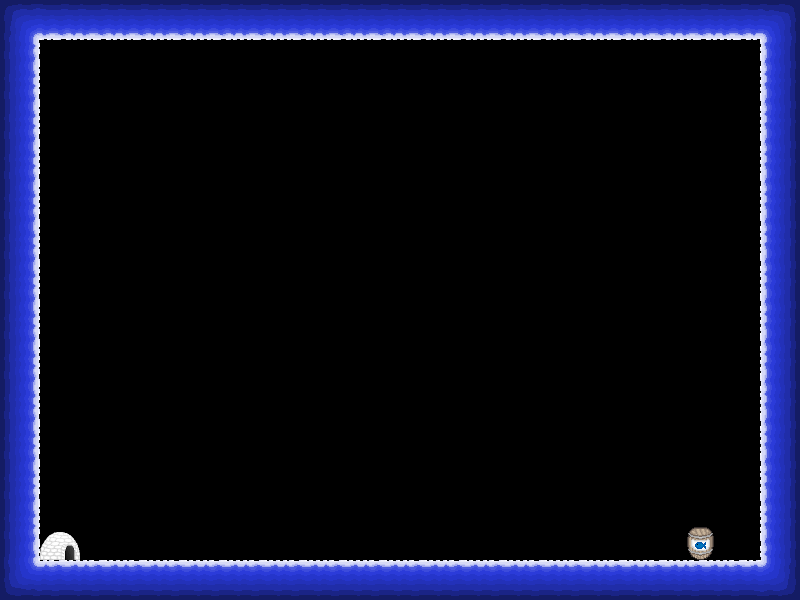

A level layout from a 2D game, rendered from its tile map. Below: a short description, then the map file with tile-grid data replaced by summaries:
An orthogonal 20x15 tile map with 40x40 px tiles, 1 tile layer (Kachelebene 1), 4 tilesets.

<map version="1.0" orientation="orthogonal" width="20" height="15" tilewidth="40" tileheight="40">
 <tileset firstgid="1" name="Objekte" tilewidth="40" tileheight="40">
  <image source="Objekte.png" width="160" height="120" />
  <tile id="0">
   <properties>
    <property name="die" value="true" />
    <property name="id" value="14" />
   </properties>
  </tile>
  <tile id="1">
   <properties>
    <property name="die" value="true" />
    <property name="id" value="15" />
   </properties>
  </tile>
  <tile id="2">
   <properties>
    <property name="die" value="true" />
    <property name="id" value="16" />
   </properties>
  </tile>
  <tile id="3">
   <properties>
    <property name="die" value="true" />
    <property name="id" value="17" />
   </properties>
  </tile>
  <tile id="4">
   <properties>
    <property name="id" value="18" />
    <property name="level" value="true" />
   </properties>
  </tile>
  <tile id="5">
   <properties>
    <property name="id" value="19" />
    <property name="level" value="true" />
   </properties>
  </tile>
  <tile id="6">
   <properties>
    <property name="id" value="20" />
    <property name="level" value="true" />
   </properties>
  </tile>
  <tile id="7">
   <properties>
    <property name="id" value="21" />
    <property name="level" value="true" />
   </properties>
  </tile>
  <tile id="8">
   <properties>
    <property name="fish" value="true" />
    <property name="id" value="22" />
   </properties>
  </tile>
  <tile id="9">
   <properties>
    <property name="fish" value="true" />
    <property name="id" value="23" />
   </properties>
  </tile>
  <tile id="10">
   <properties>
    <property name="fish" value="true" />
    <property name="id" value="24" />
   </properties>
  </tile>
  <tile id="11">
   <properties>
    <property name="fish" value="true" />
    <property name="id" value="25" />
   </properties>
  </tile>
 </tileset>
 <tileset firstgid="13" name="Personen" tilewidth="40" tileheight="40">
  <image source="Personen.png" width="160" height="160" />
 </tileset>
 <tileset firstgid="29" name="Texturen" tilewidth="40" tileheight="40">
  <image source="Texturen.png" width="160" height="480" />
  <tile id="0">
   <properties>
    <property name="blocked" value="true" />
    <property name="id" value="0" />
   </properties>
  </tile>
  <tile id="1">
   <properties>
    <property name="blocked" value="true" />
    <property name="id" value="1" />
   </properties>
  </tile>
  <tile id="2">
   <properties>
    <property name="blocked" value="true" />
    <property name="id" value="3" />
   </properties>
  </tile>
  <tile id="3">
   <properties>
    <property name="blocked" value="true" />
    <property name="id" value="4" />
   </properties>
  </tile>
  <tile id="4">
   <properties>
    <property name="blocked" value="true" />
    <property name="id" value="5" />
   </properties>
  </tile>
  <tile id="5">
   <properties>
    <property name="blocked" value="true" />
    <property name="id" value="6" />
   </properties>
  </tile>
  <tile id="6">
   <properties>
    <property name="blocked" value="true" />
    <property name="id" value="7" />
   </properties>
  </tile>
  <tile id="7">
   <properties>
    <property name="blocked" value="true" />
    <property name="id" value="8" />
   </properties>
  </tile>
  <tile id="8">
   <properties>
    <property name="blocked" value="true" />
    <property name="id" value="9" />
   </properties>
  </tile>
  <tile id="9">
   <properties>
    <property name="blocked" value="true" />
    <property name="id" value="10" />
   </properties>
  </tile>
  <tile id="10">
   <properties>
    <property name="blocked" value="true" />
    <property name="id" value="11" />
   </properties>
  </tile>
  <tile id="11">
   <properties>
    <property name="blocked" value="true" />
    <property name="id" value="12" />
   </properties>
  </tile>
  <tile id="12">
   <properties>
    <property name="blocked" value="true" />
    <property name="id" value="13" />
   </properties>
  </tile>
  <tile id="13">
   <properties>
    <property name="blocked" value="true" />
    <property name="id" value="27" />
   </properties>
  </tile>
  <tile id="14">
   <properties>
    <property name="blocked" value="true" />
    <property name="id" value="28" />
   </properties>
  </tile>
  <tile id="15">
   <properties>
    <property name="blocked" value="true" />
    <property name="id" value="29" />
   </properties>
  </tile>
  <tile id="16">
   <properties>
    <property name="blocked" value="true" />
    <property name="id" value="30" />
   </properties>
  </tile>
  <tile id="17">
   <properties>
    <property name="blocked" value="true" />
    <property name="id" value="31" />
   </properties>
  </tile>
  <tile id="18">
   <properties>
    <property name="blocked" value="true" />
    <property name="id" value="32" />
   </properties>
  </tile>
  <tile id="19">
   <properties>
    <property name="blocked" value="true" />
    <property name="id" value="33" />
   </properties>
  </tile>
  <tile id="20">
   <properties>
    <property name="blocked" value="true" />
    <property name="id" value="34" />
   </properties>
  </tile>
  <tile id="21">
   <properties>
    <property name="blocked" value="true" />
    <property name="id" value="35" />
   </properties>
  </tile>
  <tile id="22">
   <properties>
    <property name="blocked" value="true" />
    <property name="id" value="36" />
   </properties>
  </tile>
  <tile id="23">
   <properties>
    <property name="blocked" value="true" />
    <property name="id" value="37" />
   </properties>
  </tile>
  <tile id="24">
   <properties>
    <property name="blocked" value="true" />
    <property name="id" value="38" />
   </properties>
  </tile>
  <tile id="25">
   <properties>
    <property name="blocked" value="true" />
    <property name="id" value="39" />
   </properties>
  </tile>
  <tile id="26">
   <properties>
    <property name="blocked" value="true" />
    <property name="id" value="40" />
   </properties>
  </tile>
  <tile id="27">
   <properties>
    <property name="blocked" value="true" />
    <property name="id" value="41" />
   </properties>
  </tile>
  <tile id="28">
   <properties>
    <property name="blocked" value="true" />
    <property name="id" value="42" />
   </properties>
  </tile>
  <tile id="29">
   <properties>
    <property name="blocked" value="true" />
    <property name="id" value="43" />
   </properties>
  </tile>
  <tile id="30">
   <properties>
    <property name="blocked" value="true" />
    <property name="id" value="44" />
   </properties>
  </tile>
  <tile id="31">
   <properties>
    <property name="blocked" value="true" />
    <property name="id" value="45" />
   </properties>
  </tile>
  <tile id="32">
   <properties>
    <property name="blocked" value="true" />
    <property name="id" value="46" />
   </properties>
  </tile>
  <tile id="33">
   <properties>
    <property name="blocked" value="true" />
    <property name="id" value="47" />
   </properties>
  </tile>
  <tile id="34">
   <properties>
    <property name="blocked" value="true" />
    <property name="id" value="48" />
   </properties>
  </tile>
  <tile id="35">
   <properties>
    <property name="blocked" value="true" />
    <property name="id" value="49" />
   </properties>
  </tile>
  <tile id="36">
   <properties>
    <property name="blocked" value="true" />
    <property name="id" value="50" />
   </properties>
  </tile>
  <tile id="37">
   <properties>
    <property name="blocked" value="true" />
    <property name="id" value="51" />
   </properties>
  </tile>
  <tile id="38">
   <properties>
    <property name="blocked" value="true" />
    <property name="id" value="52" />
   </properties>
  </tile>
  <tile id="39">
   <properties>
    <property name="blocked" value="true" />
    <property name="id" value="53" />
   </properties>
  </tile>
  <tile id="40">
   <properties>
    <property name="blocked" value="true" />
    <property name="id" value="54" />
   </properties>
  </tile>
  <tile id="41">
   <properties>
    <property name="blocked" value="true" />
    <property name="id" value="55" />
   </properties>
  </tile>
  <tile id="42">
   <properties>
    <property name="blocked" value="true" />
    <property name="id" value="56" />
   </properties>
  </tile>
  <tile id="43">
   <properties>
    <property name="blocked" value="true" />
    <property name="id" value="57" />
   </properties>
  </tile>
  <tile id="44">
   <properties>
    <property name="blocked" value="true" />
    <property name="id" value="58" />
   </properties>
  </tile>
  <tile id="45">
   <properties>
    <property name="blocked" value="true" />
    <property name="id" value="59" />
   </properties>
  </tile>
  <tile id="46">
   <properties>
    <property name="blocked" value="true" />
    <property name="id" value="60" />
   </properties>
  </tile>
 </tileset>
 <tileset firstgid="77" name="Eissturm" tilewidth="40" tileheight="40">
  <image source="Eissturm.png" width="40" height="40" />
  <tile id="0">
   <properties>
    <property name="id" value="26" />
    <property name="rotate" value="true" />
   </properties>
  </tile>
 </tileset>
 <layer name="Kachelebene 1" width="20" height="15">
  <properties>
   <property name="id" value="0" />
  </properties>
  <data>[300 cells, 68 non-empty, 10 distinct tile ids]</data>
 </layer>
 <objectgroup name="Objektebene 1" width="20" height="15">
  <properties>
   <property name="id" value="1" />
  </properties>
 </objectgroup>
</map>
